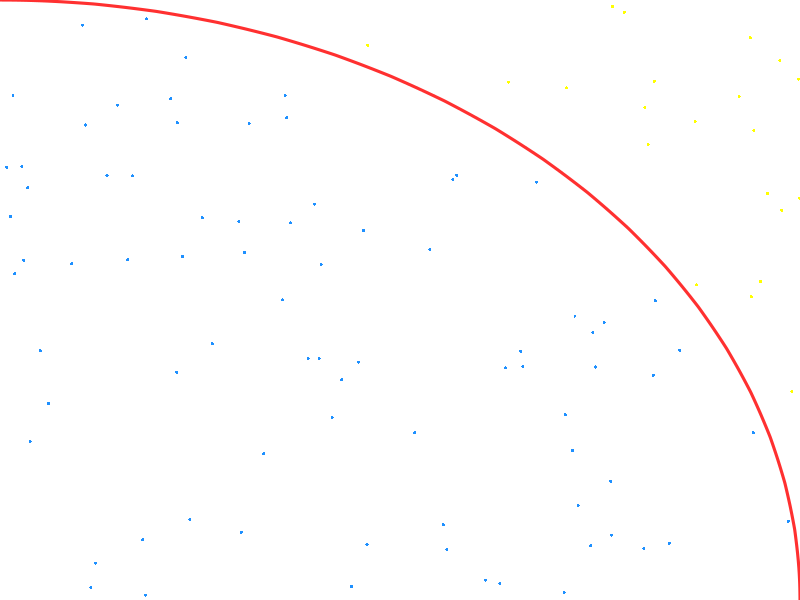
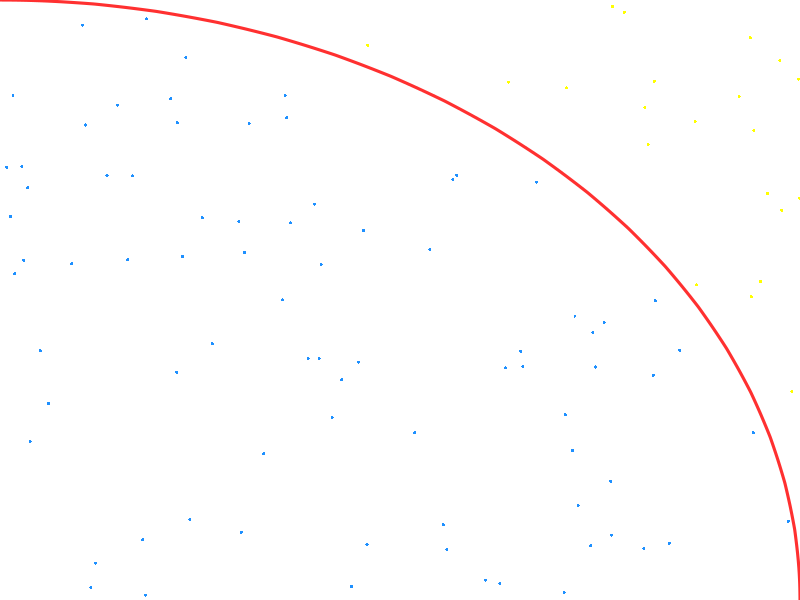
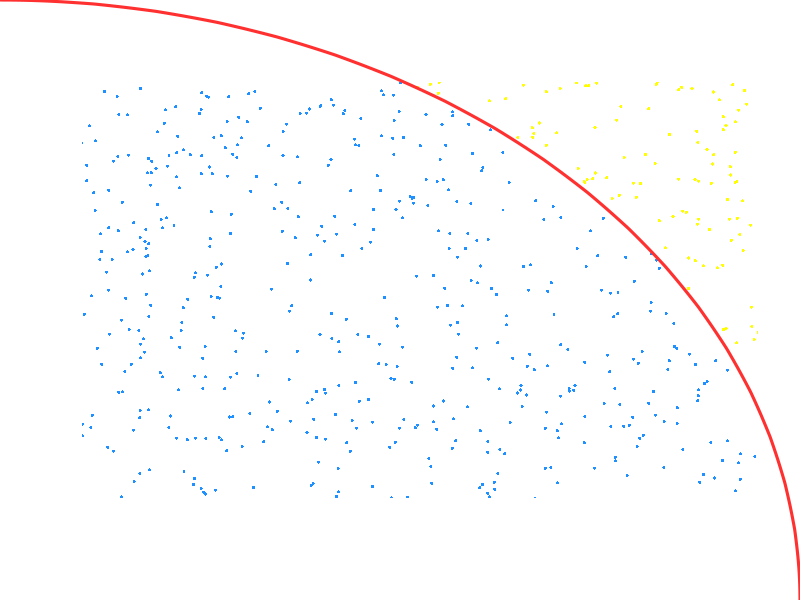
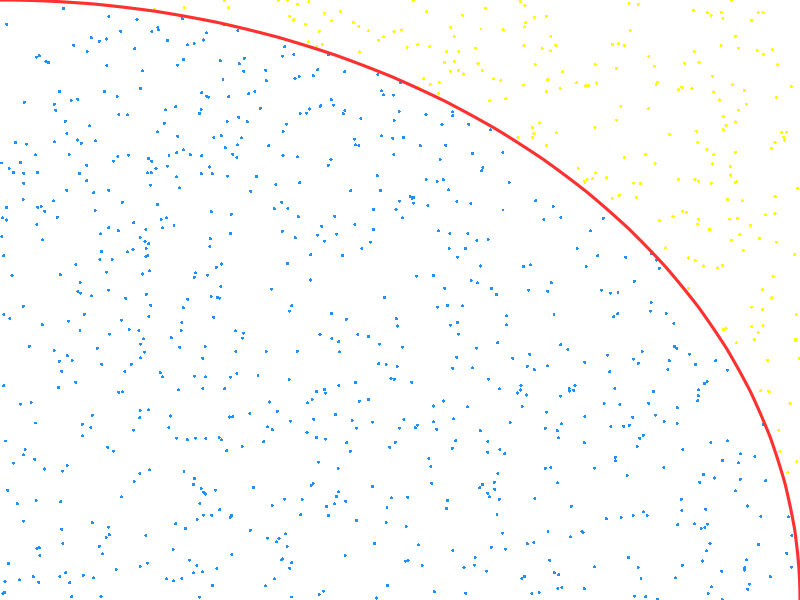
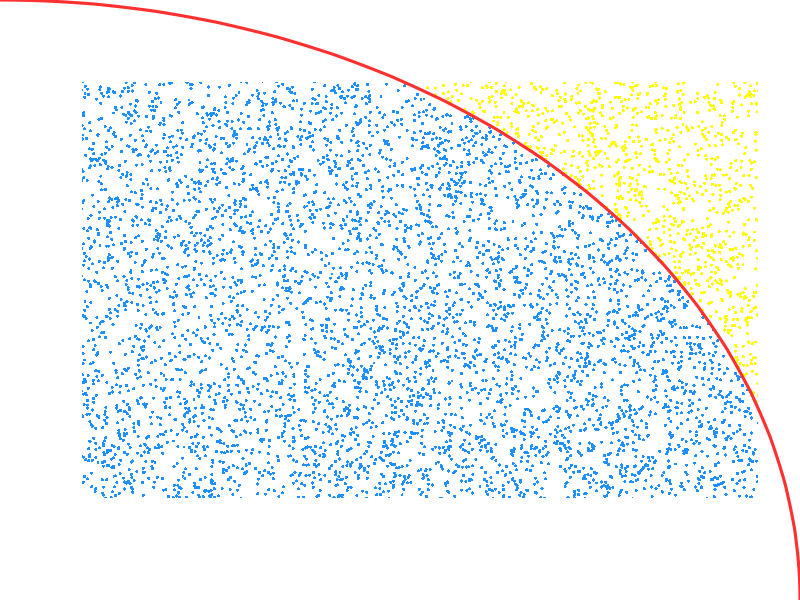
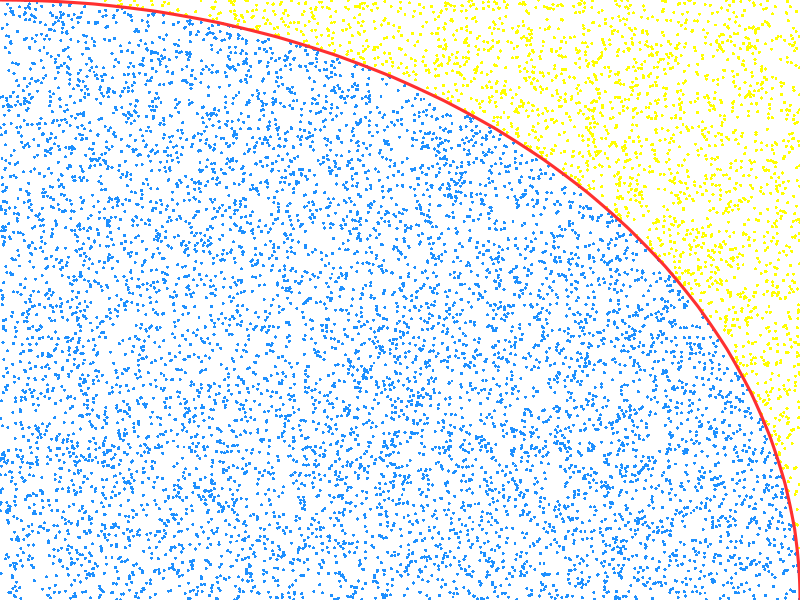
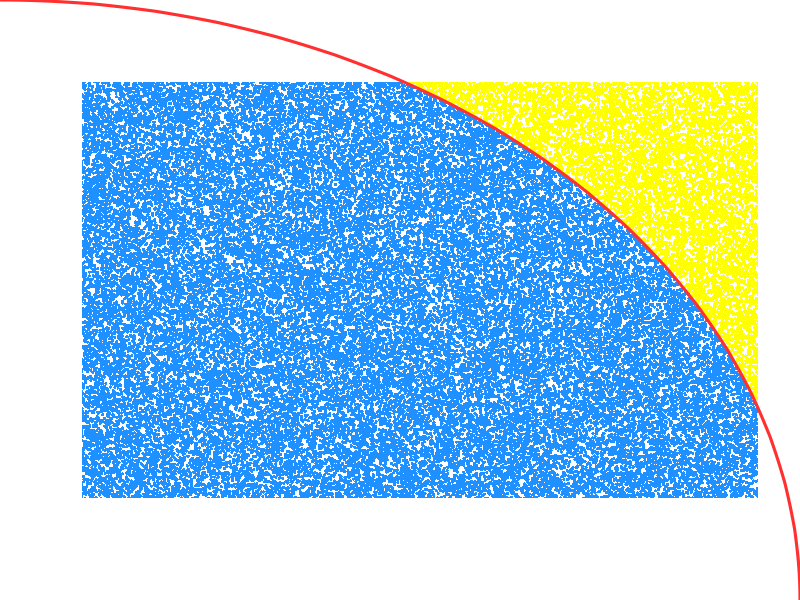
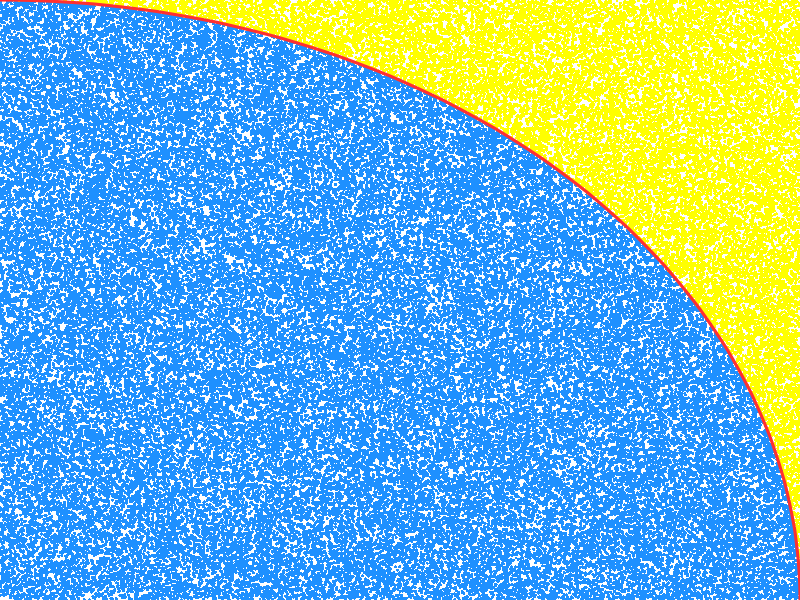

These figures' R source, in order:
##### Load necessary libraries ----------------------------------------------------------------------------

# Packages for plotting and graphics
library(tidyverse)
library(grid)
library(gridBase)





##### Functions to estimate pi and generate graphics ------------------------------------------------------

# Write function to estimate pi and visualise estimations
MCPi <- function(n){
  
  # Let n = the number of simulation repetitions
  
  # Estimate pi
  rand.x <- sample(seq(0, 1, 1e-6), size = n, replace = TRUE)
  rand.y <- sample(seq(0, 1, 1e-6), size = n, replace = TRUE)
  radius <- (rand.x^2) + (rand.y^2)
  piE <- length(radius[radius <= 1])/n*4
  
  # Show visualisations only for certain values of n
  if(n == 100 || n == 1000 || n == 10000 || n == 100000){
    
    # Set up plotting area
    grid.newpage()
    plot.new()
    vp <- viewport(x = 0.5, y = 0.5)
      
    # Points inside quarter-circle are black, points outside are red
    grid.points(x = rand.x, y = rand.y, pch = 16, size = unit(3, "pt"), vp = vp,
                gp = gpar(col = ifelse((rand.x)^2 + (rand.y)^2 < 1, 
                                        "dodgerblue", "yellow")))
    
    # Plot boundary line for quarter circle
    grid.xspline(x = c(0, sin((1:19)*pi/(40)), 1), 
                 y = c(1, cos((1:19)*pi/(40)), 0), 
                 shape = -1, gp = gpar(col = "firebrick1", lwd = 3))
    
    # Save graph to global environment to use later
    assign(paste0("PiPlot", n), grid.grab(), envir = as.environment(.GlobalEnv))}
  
  return(piE)}





##### Estimate pi and show estimations as function of n ---------------------------------------------------

# x-values, spaced for logarithmic x-axis
val.x <- c(1:9, seq(10, 20, 2), seq(20, 50, 5), seq(60, 90, 10), seq(100, 900, 100),
           seq(1000, 9000, 1000), seq(10000, 100000, 10000), 200000, 500000, 1000000,
           2000000, 5000000, 10000000)
val.y <- sapply(val.x, MCPi)

ggplot() + aes(x = val.x, y = val.y) +
  geom_hline(yintercept = pi, colour = "firebrick1", size = 1) +
  geom_line(size = 1.15, colour = "dodgerblue") +
  scale_x_log10(breaks = c(1, 1e1, 1e2, 1e3, 1e4, 1e5, 1e6, 1e7, 1e8),
                labels = scales::trans_format("log10", scales::math_format(10^.x)),
                minor_breaks = NULL) +
  scale_y_continuous(minor_breaks = NULL) +
  xlab("Total number of points placed (n)") +
  ylab("Approximation of pi  ") +
  theme(panel.grid.major = element_line(colour = "white"), 
        panel.grid.minor = element_line(colour = "white"),
        panel.background = element_rect(fill = "black"),
        plot.background = element_rect(fill = "black"),
        axis.text.x = element_text(colour = "white", size = 23, 
                                   margin = margin(t = 4, r = 0, b = 0, l = 0)),
        axis.text.y = element_text(colour = "white", size = 24, 
                                   margin = margin(t = 0, r = 4, b = 0, l = 0)),
        axis.title.x = element_text(colour = "white", size = 31,
                                    margin = margin(t = 8, r = 0, b = 0, l = 6)),
        axis.title.y = element_text(colour = "white", size = 31,
                                    margin = margin(t = 80, r = 8, b = 0, l = 0)),
        axis.ticks.x = element_line(colour = "white", size = 0.5),
        axis.ticks.y = element_line(colour = "white", size = 0.5),
        axis.ticks.length = unit(8, "points")) -> MCPiPlot





##### Plot all graphs in one visualisation ----------------------------------------------------------------

# Prepare graphics device
jpeg(filename = "Data/MCPlots1.jpeg", width = 2200, height = 1500, units = "px")

# Create blank page
grid.newpage()
plot.new()

# Set grid layout and activate it; create black background
gly <- grid.layout(1500, 2200)
pushViewport(viewport(layout = gly, gp = gpar(fill = "black")))
grid.rect(gp = gpar(lwd = 2, fill = "black", col = "black"))

# Place graphs and enclose them in borders
print(MCPiPlot, vp = viewport(layout.pos.row = 200:850, layout.pos.col = 50:2150))
pushViewport(viewport(layout.pos.row = 900:1400, layout.pos.col = 50:550))
grid.draw(PiPlot100)
grid.rect(gp = gpar(lwd = 2.5, col = "white", fill = "transparent"))
popViewport()
pushViewport(viewport(layout.pos.row = 900:1400, layout.pos.col = 583:1083))
grid.draw(PiPlot1000)
grid.rect(gp = gpar(lwd = 2.5, col = "white", fill = "transparent"))
popViewport()
pushViewport(viewport(layout.pos.row = 900:1400, layout.pos.col = 1116:1616))
grid.draw(PiPlot10000)
grid.rect(gp = gpar(lwd = 2.5, col = "white", fill = "transparent"))
popViewport()
pushViewport(viewport(layout.pos.row = 900:1400, layout.pos.col = 1650:2150))
grid.draw(`PiPlot1e+05`)
grid.rect(gp = gpar(lwd = 2.5, col = "white", fill = "transparent"))
popViewport()

# Add title text
grid.text(label = c("A Monte Carlo approximation of pi",
                    "using randomly-generated points"),
          x = rep(0.022, 2), y = c(0.961, 0.912), just = "left",
          gp = gpar(fontsize = 80, col = "white"))

# Add subtitle text
grid.text(label = c("Points are randomly generated inside of a 1 x 1 unit",
                    "square. The ratio of blue points (inside the quarter-",
                    "circle) to the total number of points in the square,", 
                    "when multiplied by 4, gives an approximation of pi."), 
          x = rep(0.59, 4), y = c(0.967, 0.945, 0.923, 0.901), just = "left",
          gp = gpar(fontsize = 37, col = "white", fontface = "italic"))

# Add text below plots using for loop since bquote doesn't play nice with label vector
for(i in 1:4){
  vals <- c(1e2, 1e3, 1e4, 1e5)
  placement <- c(0.134, 0.378, 0.618, 0.859)
  grid.text(label = bquote("n = 10"^.(i + 1)*", "*pi %~~% .(sprintf("%.3f", round(val.y[which(val.x >= vals[i])[1]], 3)))),
            x = placement[i], y = 0.04, just = "centre",
            gp = gpar(fontsize = 37, col = "white", fontface = "italic"))}

# Deactivate grid layout; finalise graphics save
popViewport()
dev.off()

# Note that graphics device may vary between computers
# Thus, adjustments may need to be made to this code section

# Clean up variables from global environment
remove(i, val.x, val.y, vals)
